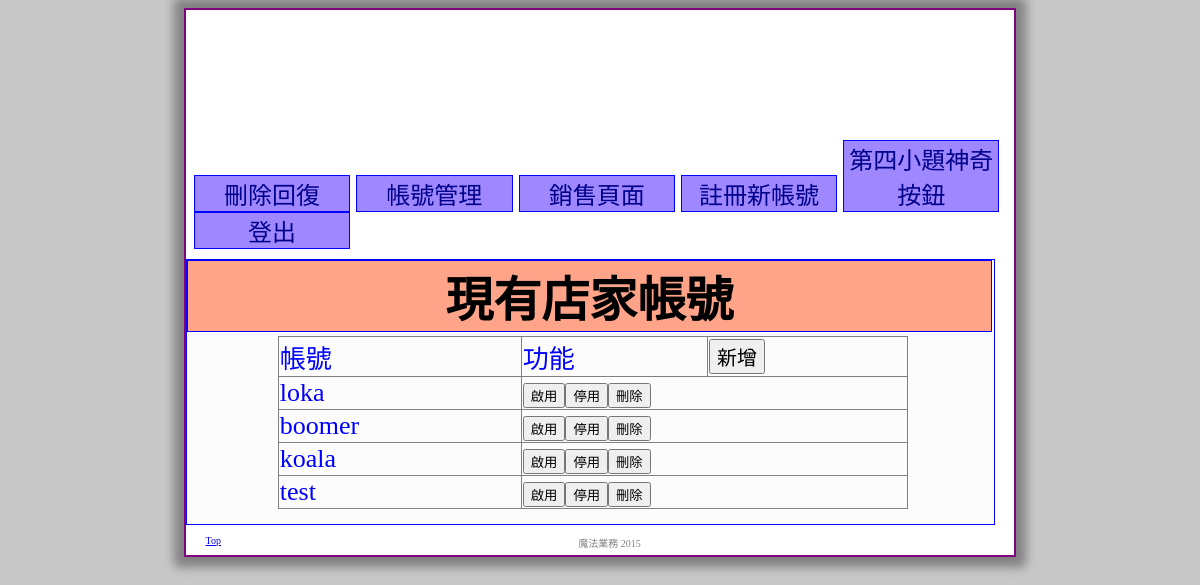
The page /train-7/sales/train-7-storeuser.php (signed in) on the database its author committed.
### tables this page shows
CREATE TABLE `store` (
  `id` int(11) NOT NULL,
  `account` varchar(20) NOT NULL,
  `password` varchar(20) NOT NULL,
  `sales_account` varchar(20) NOT NULL,
  `store_name` varchar(20) NOT NULL,
  `enable` int(5) NOT NULL
);

### train-7/sales/train-7-storeuser.php (the view, shortened to what this page needs)
<?php
 include "header.php";
 include "../db.php";
 $user = $_SESSION['userInfo']['account'];
 $sal = "SELECT * FROM store WHERE sales_account='$user'";
 $saln= mysqli_query($sql,$sal);
?>
<div class="content" align="center">
	<h1 class="mytitle">現有店家帳號</h1>
  <table class="boomer">
  <?php
    echo "<tr>";
      echo  "<td>帳號</td>";
      echo  "<td>功能</td>";
      echo  "<td>";
      echo    "<form action='train-7-storeadd.php' method='post' onSubmit='return returnvalue'>";
      echo    "<button style='font-size:20px' button type='submit'>新增</button></form>";
      echo  "</td>";
    echo "</tr>";
    for($i=1;$i<=mysqli_num_rows($saln);$i++){
      $salap=mysqli_fetch_row($saln);
      echo "<tr>";
      echo "<td>".$salap[1]."</td>";
      echo "<td colspan='2'>";
      echo "<form action='train-7-function.php' method='post' onSubmit='return returnvalue'>";
      echo "<button type='submit' name='fun' value='1'>啟用</button></form>";
      echo "<form action='train-7-function.php' method='post' onSubmit='return returnvalue'>";
      echo "<button type='submit' name='fun' value='2'>停用</button></form>";
      echo "<form action='train-7-function.php' method='post' onSubmit='return returnvalue'>";
      echo "<button type='submit' name='fun' value='delete'>刪除</button></form>";
      echo "</td>";
      echo "</tr>";
    }
  ?>
  </table>
</div>
<?php
  include "footer.php";
?>

### train-7/css/style3.css (style rules this page uses)
body { background-color:rgba(200,200,200,1); font-size:18pt; font-family:'新細明體' , 'MS Outlook'; }
form { margin:opx; display:inline; }
.content { width:95%; border : 1px solid blue; float : none; margin-bottom:30px; padding: 10px; background-color: rgba(200,200,200,0.05); }
.content h1.mytitle { width:102%; border: 1px solid blue; margin-left:-10px; margin-top:-10px; margin-bottom:-1px; padding-right: 0px; background-color: #FFA488; color:black; }

### train-7/css/style_tables.css (style rules this page uses)
table.boomer { border: 1px solid gray; margin:5px 5px 5px 10px; color:blue; border-collapse: collapse; font-size: 26px; width: 80%; }
table.boomer td , table.boomer th { border: 1px solid gray; }

### rows shown on the page
store: account "loka"
store: account "boomer"
store: account "koala"
store: account "test"
